Frame 1 (no input): blank canvas, image omitted
Frame 60 (no input): blank canvas, image omitted
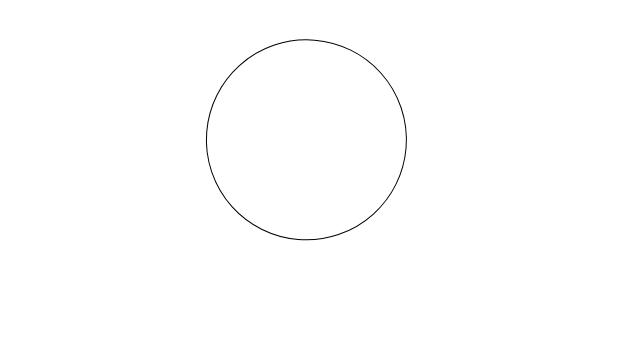
Frame 120 (the mouse pressed at the canvas centre since frame 60)

The p5.js sketch whose frames 1 and 60 were blank and that drew this single picture after the mouse press (run headless with seeded random() and noise() and a simulated clock; from frame 60 on, the mouse is pressed at the canvas centre):

// p5.js sketch
// ── sketch.js
// Daniel Shiffman
// Programming from A to Z, Fall 2014
// https://github.com/shiffman/Programming-from-A-to-Z-F14

// Ported from Learning Processing
// https://github.com/shiffman/LearningProces

// The radius of a circle
var r = 100;
var dangle= 0; 

function setup() {
  createCanvas(640, 360);
  textFont('Georgia');
  textSize(32);
  // The text must be centered!
  textAlign(CENTER);
}

function draw() {
  background(255);

  
  if (mouseIsPressed){
  
  
  resetMatrix();
  translate(mouseX, mouseY);
  rotate(dangle);
  translate(30,30)
  ellipse(0,0, r*2, r*2);
  dangle =(dangle+.7) % TWO_PI;
 
  
}
}
